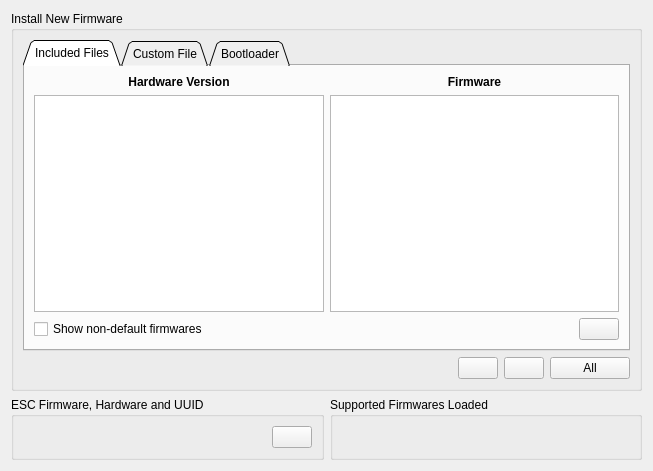
<?xml version="1.0" encoding="UTF-8"?>
<ui version="4.0">
 <class>PageFirmware</class>
 <widget class="QWidget" name="PageFirmware">
  <property name="geometry">
   <rect>
    <x>0</x>
    <y>0</y>
    <width>653</width>
    <height>471</height>
   </rect>
  </property>
  <property name="windowTitle">
   <string>Form</string>
  </property>
  <layout class="QVBoxLayout" name="verticalLayout_4">
   <item>
    <widget class="QGroupBox" name="groupBox">
     <property name="title">
      <string>Install New Firmware</string>
     </property>
     <layout class="QVBoxLayout" name="verticalLayout_3">
      <item>
       <widget class="QTabWidget" name="fwTabWidget">
        <property name="tabShape">
         <enum>QTabWidget::Triangular</enum>
        </property>
        <property name="currentIndex">
         <number>0</number>
        </property>
        <widget class="QWidget" name="tab">
         <attribute name="title">
          <string>Included Files</string>
         </attribute>
         <layout class="QVBoxLayout" name="verticalLayout_7">
          <item>
           <layout class="QHBoxLayout" name="horizontalLayout_5">
            <item>
             <layout class="QVBoxLayout" name="verticalLayout_5">
              <item>
               <widget class="QLabel" name="label">
                <property name="font">
                 <font>
                  <weight>75</weight>
                  <bold>true</bold>
                 </font>
                </property>
                <property name="text">
                 <string>Hardware Version</string>
                </property>
                <property name="alignment">
                 <set>Qt::AlignCenter</set>
                </property>
               </widget>
              </item>
              <item>
               <widget class="QListWidget" name="hwList"/>
              </item>
             </layout>
            </item>
            <item>
             <layout class="QVBoxLayout" name="verticalLayout_6">
              <item>
               <widget class="QLabel" name="label_2">
                <property name="font">
                 <font>
                  <weight>75</weight>
                  <bold>true</bold>
                 </font>
                </property>
                <property name="text">
                 <string>Firmware</string>
                </property>
                <property name="alignment">
                 <set>Qt::AlignCenter</set>
                </property>
               </widget>
              </item>
              <item>
               <widget class="QListWidget" name="fwList"/>
              </item>
             </layout>
            </item>
           </layout>
          </item>
          <item>
           <layout class="QHBoxLayout" name="horizontalLayout_6">
            <item>
             <widget class="QCheckBox" name="showNonDefaultBox">
              <property name="toolTip">
               <string>Show firmwares with non-default compilation options</string>
              </property>
              <property name="text">
               <string>Show non-default firmwares</string>
              </property>
             </widget>
            </item>
            <item>
             <spacer name="horizontalSpacer">
              <property name="orientation">
               <enum>Qt::Horizontal</enum>
              </property>
              <property name="sizeHint" stdset="0">
               <size>
                <width>40</width>
                <height>20</height>
               </size>
              </property>
             </spacer>
            </item>
            <item>
             <widget class="QPushButton" name="changelogButton">
              <property name="toolTip">
               <string>Show firmware changelog</string>
              </property>
              <property name="text">
               <string/>
              </property>
              <property name="icon">
               <iconset resource="../res.qrc">
                <normaloff>:/res/icons/About-96.png</normaloff>:/res/icons/About-96.png</iconset>
              </property>
             </widget>
            </item>
           </layout>
          </item>
         </layout>
        </widget>
        <widget class="QWidget" name="tab_2">
         <attribute name="title">
          <string>Custom File</string>
         </attribute>
         <layout class="QVBoxLayout" name="verticalLayout">
          <item>
           <layout class="QHBoxLayout" name="horizontalLayout_4">
            <item>
             <widget class="QLineEdit" name="fwEdit"/>
            </item>
            <item>
             <widget class="QPushButton" name="chooseButton">
              <property name="sizePolicy">
               <sizepolicy hsizetype="Fixed" vsizetype="Fixed">
                <horstretch>0</horstretch>
                <verstretch>0</verstretch>
               </sizepolicy>
              </property>
              <property name="toolTip">
               <string>Choose file...</string>
              </property>
              <property name="text">
               <string/>
              </property>
              <property name="icon">
               <iconset resource="../res.qrc">
                <normaloff>:/res/icons/Open Folder-96.png</normaloff>:/res/icons/Open Folder-96.png</iconset>
              </property>
             </widget>
            </item>
           </layout>
          </item>
          <item>
           <spacer name="verticalSpacer">
            <property name="orientation">
             <enum>Qt::Vertical</enum>
            </property>
            <property name="sizeHint" stdset="0">
             <size>
              <width>20</width>
              <height>249</height>
             </size>
            </property>
           </spacer>
          </item>
         </layout>
        </widget>
        <widget class="QWidget" name="tab_3">
         <attribute name="title">
          <string>Bootloader</string>
         </attribute>
         <layout class="QVBoxLayout" name="verticalLayout_8">
          <item>
           <widget class="QListWidget" name="blList"/>
          </item>
         </layout>
        </widget>
       </widget>
      </item>
      <item>
       <layout class="QHBoxLayout" name="horizontalLayout_3">
        <item>
         <widget class="DisplayPercentage" name="display" native="true"/>
        </item>
        <item>
         <widget class="QPushButton" name="cancelButton">
          <property name="sizePolicy">
           <sizepolicy hsizetype="Fixed" vsizetype="Fixed">
            <horstretch>0</horstretch>
            <verstretch>0</verstretch>
           </sizepolicy>
          </property>
          <property name="toolTip">
           <string>Cancel upload</string>
          </property>
          <property name="text">
           <string/>
          </property>
          <property name="icon">
           <iconset resource="../res.qrc">
            <normaloff>:/res/icons/Cancel-96.png</normaloff>:/res/icons/Cancel-96.png</iconset>
          </property>
         </widget>
        </item>
        <item>
         <widget class="QPushButton" name="uploadButton">
          <property name="sizePolicy">
           <sizepolicy hsizetype="Fixed" vsizetype="Fixed">
            <horstretch>0</horstretch>
            <verstretch>0</verstretch>
           </sizepolicy>
          </property>
          <property name="toolTip">
           <string>Update firmware on the connected ESC</string>
          </property>
          <property name="text">
           <string/>
          </property>
          <property name="icon">
           <iconset resource="../res.qrc">
            <normaloff>:/res/icons/Download-96.png</normaloff>:/res/icons/Download-96.png</iconset>
          </property>
         </widget>
        </item>
        <item>
         <widget class="QPushButton" name="uploadAllButton">
          <property name="sizePolicy">
           <sizepolicy hsizetype="Fixed" vsizetype="Fixed">
            <horstretch>0</horstretch>
            <verstretch>0</verstretch>
           </sizepolicy>
          </property>
          <property name="toolTip">
           <string>&lt;html&gt;&lt;head/&gt;&lt;body&gt;&lt;p&gt;Upload firmware to the connected ESC, as well as to the ESCs connected over CAN-bus. Only available in FW3.45+.&lt;/p&gt;&lt;p&gt;&lt;br/&gt;&lt;/p&gt;&lt;p&gt;&lt;span style=&quot; color:#cc0000;&quot;&gt;WARNING&lt;/span&gt;: This function should &lt;span style=&quot; font-weight:600;&quot;&gt;only&lt;/span&gt; be used if all ESCs on the CAN-bus have the same hardware version. Otherwise, the firmware has to be updated on them individually.&lt;/p&gt;&lt;/body&gt;&lt;/html&gt;</string>
          </property>
          <property name="text">
           <string>All</string>
          </property>
          <property name="icon">
           <iconset resource="../res.qrc">
            <normaloff>:/res/icons/Download-96.png</normaloff>:/res/icons/Download-96.png</iconset>
          </property>
         </widget>
        </item>
       </layout>
      </item>
     </layout>
    </widget>
   </item>
   <item>
    <layout class="QHBoxLayout" name="horizontalLayout_2">
     <item>
      <widget class="QGroupBox" name="groupBox_2">
       <property name="title">
        <string>ESC Firmware, Hardware and UUID</string>
       </property>
       <layout class="QHBoxLayout" name="horizontalLayout">
        <item>
         <widget class="QLabel" name="currentLabel">
          <property name="text">
           <string/>
          </property>
         </widget>
        </item>
        <item>
         <widget class="QPushButton" name="readVersionButton">
          <property name="sizePolicy">
           <sizepolicy hsizetype="Fixed" vsizetype="Fixed">
            <horstretch>0</horstretch>
            <verstretch>0</verstretch>
           </sizepolicy>
          </property>
          <property name="toolTip">
           <string>Read firmware version</string>
          </property>
          <property name="text">
           <string/>
          </property>
          <property name="icon">
           <iconset resource="../res.qrc">
            <normaloff>:/res/icons/Upload-96.png</normaloff>:/res/icons/Upload-96.png</iconset>
          </property>
         </widget>
        </item>
       </layout>
      </widget>
     </item>
     <item>
      <widget class="QGroupBox" name="groupBox_3">
       <property name="title">
        <string>Supported Firmwares Loaded</string>
       </property>
       <layout class="QVBoxLayout" name="verticalLayout_2">
        <item>
         <widget class="QLabel" name="supportedLabel">
          <property name="text">
           <string/>
          </property>
         </widget>
        </item>
       </layout>
      </widget>
     </item>
    </layout>
   </item>
  </layout>
 </widget>
 <customwidgets>
  <customwidget>
   <class>DisplayPercentage</class>
   <extends>QWidget</extends>
   <header>widgets/displaypercentage.h</header>
   <container>1</container>
  </customwidget>
 </customwidgets>
 <resources>
  <include location="../res.qrc"/>
 </resources>
 <connections/>
</ui>
